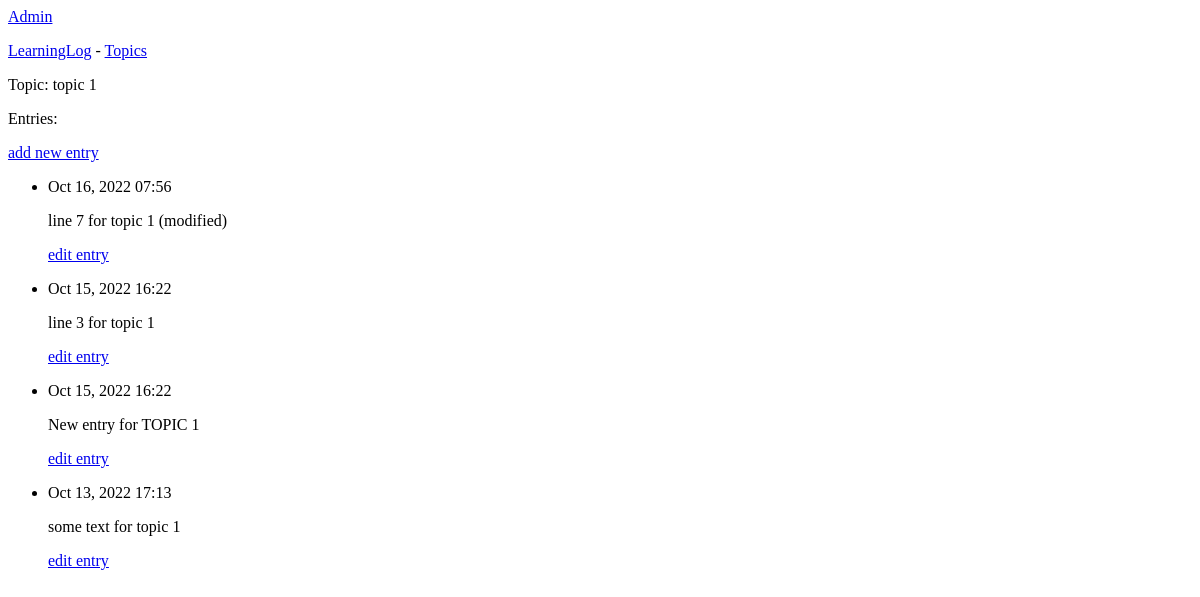
/topics/5/, run on an earlier commit of the app's database.
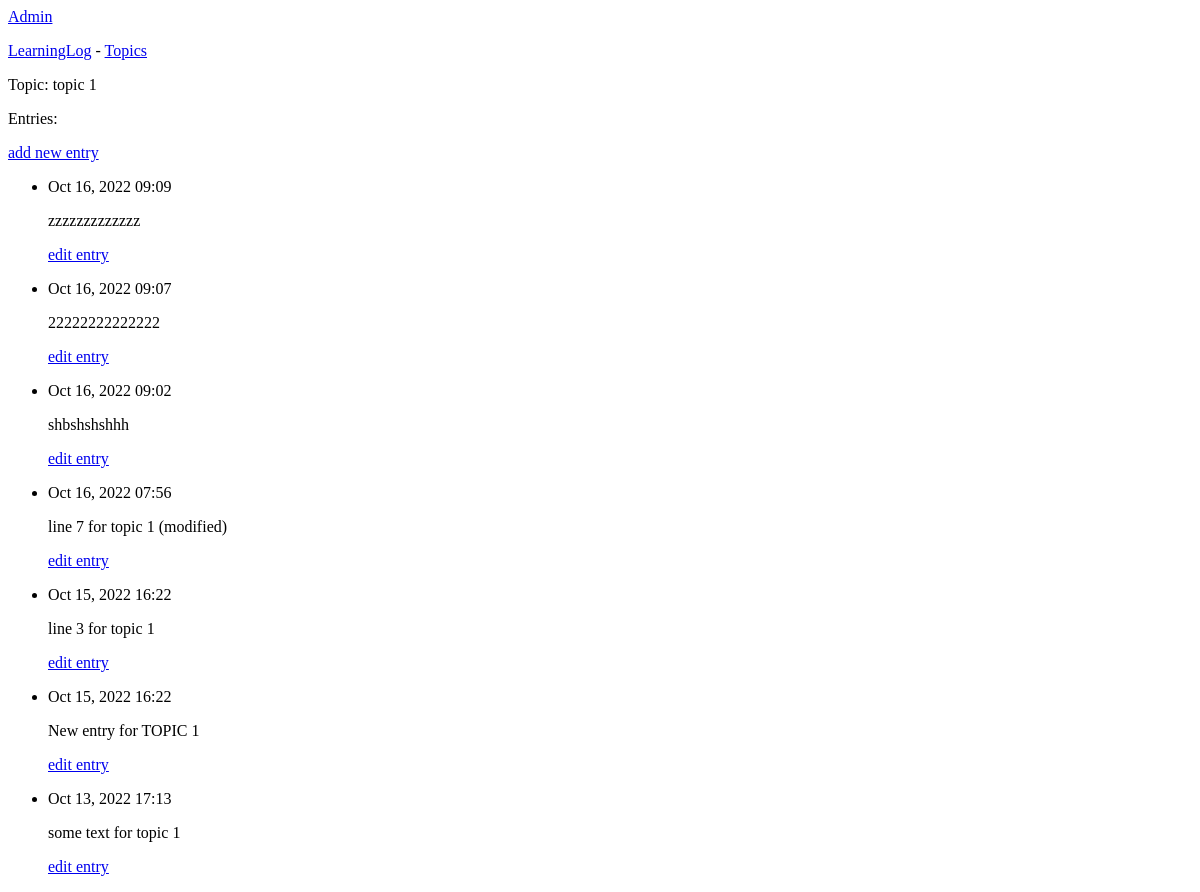
And on a later commit of the database.
### learning_logs/models.py (models this page shows, shortened)
class Entry(models.Model):
    text       = models.TextField()
    date_added = models.DateTimeField(auto_now_add=True)
    topic      = models.ForeignKey(Topic, on_delete=models.PROTECT)
    '''
    "ForeignKey" is a database term; it's a reference to another record
    in the database. This is the code that connects each entry to a specific
    topic. Each topic is assigned a key, or ID, when it's created. When Django
    needs to establish a connection between two pieces of data, it uses the
    key associated with each piece of information. We'll use these connections
    shortly to retrieve all the entries associated with a certain topic.
    '''
    class Meta:
        verbose_name_plural = 'entries'

### learning_logs/views.py (the view)
# urls.py: re_path(r'^topics/(?P<topic_id>\d+)/$', views.topic, name='topic'),
def topic(request, topic_id):
    topic = Topic.objects.get(id=topic_id)
    entries = topic.entry_set.order_by('-date_added')
    context = {'topic': topic, 'entries': entries}
    return render(request, 'learning_logs/topic.html', context)

### learning_logs/models.py (called while the page is built)
    def __str__(self):
        return self.text

### learning_logs/templates/learning_logs/topic.html
{% extends 'learning_logs/base.html' %}
{% block content %}
  <p>Topic: {{ topic }}</p>
  <p>Entries:</p>
  <p>
    <a href="{% url 'learning_logs:new_entry' topic.id %}">add new entry</a>
  </p>
  <ul>
  {% for entry in entries %}
    <li>
      <p>{{ entry.date_added|date:'M d, Y H:i' }}</p>
      <p>{{ entry.text|linebreaks }}</p>
      <p>
        <a href="{% url 'learning_logs:edit_entry' entry.id %}">edit entry</a>
      </p>
    </li>
  {% empty %}
    <li>
      There are no entries for this topic yet.
    </li>
  {% endfor %}
  </ul>
{% endblock content %}

What changed in the data, as far as the page shows it:
added Entry: date_added "Oct 16, 2022 09:09", text "zzzzzzzzzzzzz"
added Entry: date_added "Oct 16, 2022 09:07", text "22222222222222"
added Entry: date_added "Oct 16, 2022 09:02", text "shbshshshhh"
